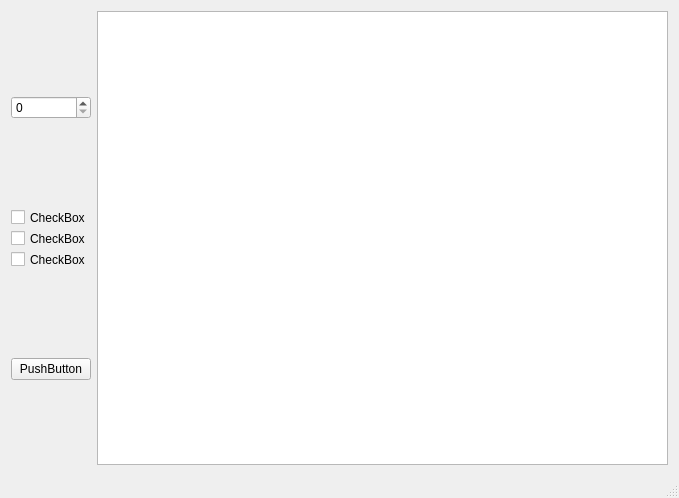
<?xml version="1.0" encoding="UTF-8"?>
<ui version="4.0">
 <class>MainWindow</class>
 <widget class="QMainWindow" name="MainWindow">
  <property name="geometry">
   <rect>
    <x>0</x>
    <y>0</y>
    <width>679</width>
    <height>498</height>
   </rect>
  </property>
  <property name="windowTitle">
   <string>MainWindow</string>
  </property>
  <widget class="QWidget" name="centralWidget">
   <layout class="QGridLayout" name="gridLayout">
    <item row="0" column="1">
     <widget class="QTableWidget" name="tableWidget"/>
    </item>
    <item row="0" column="0">
     <layout class="QVBoxLayout" name="verticalLayout">
      <property name="leftMargin">
       <number>0</number>
      </property>
      <item>
       <widget class="QWidget" name="formWidget_3" native="true">
        <layout class="QFormLayout" name="formLayout_3"/>
       </widget>
      </item>
      <item>
       <widget class="QSpinBox" name="spinBox"/>
      </item>
      <item>
       <widget class="QWidget" name="formWidget_2" native="true">
        <layout class="QFormLayout" name="formLayout_2"/>
       </widget>
      </item>
      <item>
       <widget class="QCheckBox" name="checkBox_2">
        <property name="maximumSize">
         <size>
          <width>16777215</width>
          <height>15</height>
         </size>
        </property>
        <property name="mouseTracking">
         <bool>true</bool>
        </property>
        <property name="acceptDrops">
         <bool>true</bool>
        </property>
        <property name="text">
         <string>CheckBox</string>
        </property>
        <property name="autoRepeat">
         <bool>false</bool>
        </property>
       </widget>
      </item>
      <item>
       <widget class="QCheckBox" name="checkBox_3">
        <property name="maximumSize">
         <size>
          <width>16777215</width>
          <height>15</height>
         </size>
        </property>
        <property name="mouseTracking">
         <bool>true</bool>
        </property>
        <property name="acceptDrops">
         <bool>true</bool>
        </property>
        <property name="text">
         <string>CheckBox</string>
        </property>
        <property name="autoRepeat">
         <bool>false</bool>
        </property>
       </widget>
      </item>
      <item>
       <widget class="QCheckBox" name="checkBox">
        <property name="maximumSize">
         <size>
          <width>16777215</width>
          <height>15</height>
         </size>
        </property>
        <property name="mouseTracking">
         <bool>true</bool>
        </property>
        <property name="acceptDrops">
         <bool>true</bool>
        </property>
        <property name="text">
         <string>CheckBox</string>
        </property>
        <property name="autoRepeat">
         <bool>false</bool>
        </property>
       </widget>
      </item>
      <item>
       <widget class="QWidget" name="formWidget_4" native="true">
        <layout class="QFormLayout" name="formLayout_4">
         <property name="horizontalSpacing">
          <number>0</number>
         </property>
         <property name="verticalSpacing">
          <number>0</number>
         </property>
         <property name="leftMargin">
          <number>0</number>
         </property>
         <property name="topMargin">
          <number>0</number>
         </property>
         <property name="rightMargin">
          <number>0</number>
         </property>
         <property name="bottomMargin">
          <number>0</number>
         </property>
        </layout>
       </widget>
      </item>
      <item>
       <widget class="QPushButton" name="pushButton">
        <property name="text">
         <string>PushButton</string>
        </property>
       </widget>
      </item>
      <item>
       <widget class="QWidget" name="formWidget" native="true">
        <layout class="QFormLayout" name="formLayout"/>
       </widget>
      </item>
     </layout>
    </item>
   </layout>
  </widget>
  <widget class="QStatusBar" name="statusBar"/>
  <widget class="QMenuBar" name="menuBar">
   <property name="geometry">
    <rect>
     <x>0</x>
     <y>0</y>
     <width>679</width>
     <height>25</height>
    </rect>
   </property>
  </widget>
 </widget>
 <layoutdefault spacing="6" margin="11"/>
 <resources/>
 <connections/>
</ui>
